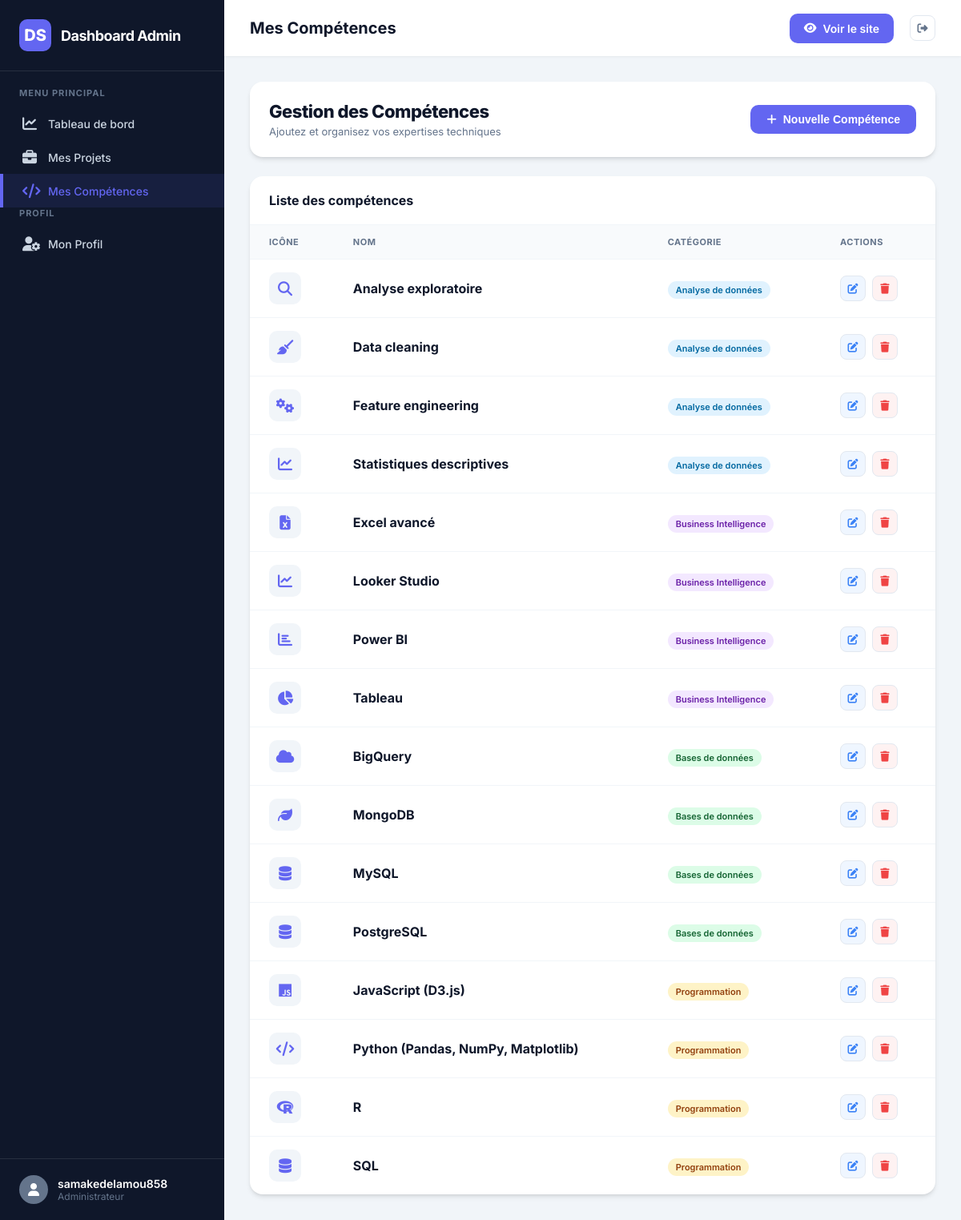
/dashboard/skills/ (signed in), run on an earlier commit of the app's database.
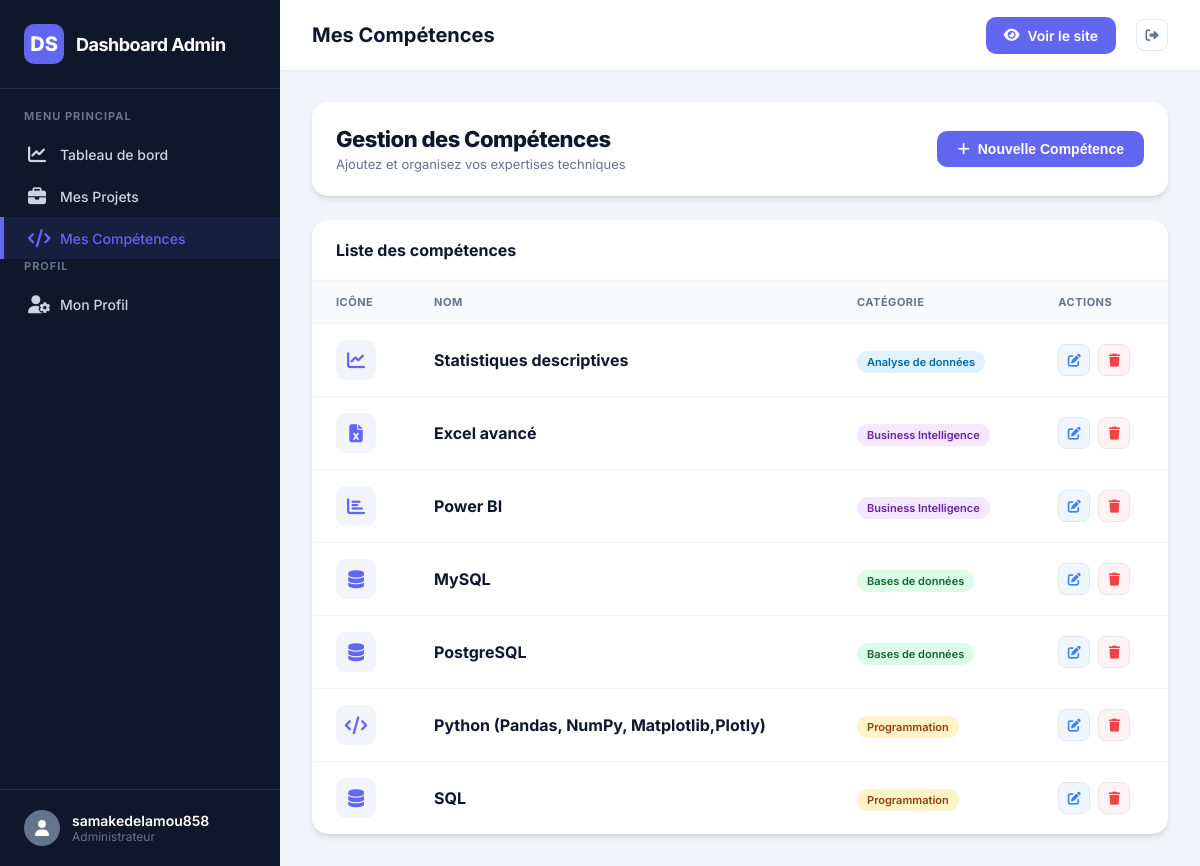
And on a later commit of the database.
### home/models.py (models this page shows, shortened)
class Skill(models.Model):
    CATEGORY_CHOICES = [
        ('analysis', 'Analyse de données'),
        ('programming', 'Programmation'),
        ('database', 'Bases de données'),
        ('bi', 'Business Intelligence'),
    ]
    name = models.CharField(max_length=100)
    category = models.CharField(max_length=20, choices=CATEGORY_CHOICES)
    icon = models.CharField(max_length=50, default="fas fa-chart-line")
    created_at = models.DateTimeField(auto_now_add=True)

### home/views.py (the view)
# urls.py: path('dashboard/skills/', views.manage_skills, name='dashboard_skills'),
@login_required
def manage_skills(request):
    if request.method == 'POST':
        form = SkillForm(request.POST)
        if form.is_valid():
            form.save()
            messages.success(request, "Compétence ajoutée avec succès !")
            return redirect('dashboard_skills')
        else:
            messages.error(request, "Erreur lors de l'ajout de la compétence.")
    else:
        form = SkillForm()
    skills = Skill.objects.all().order_by('category', 'name')
    return render(request, 'home/skill_manage.html', {
        'skills': skills,
        'form': form
    })

### home/templates/home/skill_manage.html (shortened to what this page needs)
{% extends 'home/dashboard_base.html' %}
{% load static %}
{% block header_title %}Mes Compétences{% endblock %}
{% block extra_css %}
<link rel="stylesheet" href="{% static 'home/css/dashboard_projects.css' %}">
{% endblock %}
{% block content %}
<div class="manage-projects-wrapper">
    <div class="page-header">
        <div class="header-info">
            <h2 class="page-title">Gestion des Compétences</h2>
            <p class="page-subtitle">Ajoutez et organisez vos expertises techniques</p>
        </div>
        <button class="btn-primary-dashboard" onclick="document.getElementById('add-skill-modal').style.display='flex'">
            <i class="fas fa-plus"></i> Nouvelle Compétence
        </button>
    </div>
    <div class="content-card">
        <div class="card-header">
            <h3>Liste des compétences</h3>
        </div>
        <div class="table-responsive">
            <table class="modern-table">
                <thead>
                    <tr>
                        <th>Icône</th>
                        <th>Nom</th>
                        <th>Catégorie</th>
                        <th>Actions</th>
                    </tr>
                </thead>
                <tbody>
                    {% for skill in skills %}
                    <tr>
                        <td>
                            <div class="skill-icon-preview">
                                <i class="{{ skill.icon }}"></i>
                            </div>
                        </td>
                        <td><strong>{{ skill.name }}</strong></td>
                        <td>
                            <span class="category-badge badge-{{ skill.category }}">
                                {{ skill.get_category_display }}
                            </span>
                        </td>
                        <td>
                            <div class="table-actions">
                                <a href="{% url 'dashboard_skill_edit' skill.pk %}" class="action-btn edit" title="Modifier">
                                    <i class="fas fa-edit"></i>
                                </a>
                                <a href="{% url 'dashboard_skill_delete' skill.pk %}" class="action-btn delete" title="Supprimer">
                                    <i class="fas fa-trash"></i>
                                </a>
                            </div>
                        </td>
                    </tr>
                    {% endfor %}
                </tbody>
            </table>
        </div>
    </div>
</div>
{% endblock %}

### home/templates/home/dashboard_base.html (shortened to what this page needs)
{% load static %}
<!DOCTYPE html>
<html lang="fr">
<head>
    <link href="https://cdnjs.cloudflare.com/ajax/libs/font-awesome/6.4.0/css/all.min.css" rel="stylesheet">
    {% block extra_css %}{% endblock %}
</head>
<body>
    <div class="dashboard-container">
        <aside class="sidebar" id="sidebar">
            <div class="sidebar-header">
                <div class="logo-box">DS</div>
                <span class="sidebar-title">Dashboard Admin</span>
            </div>
            <nav class="sidebar-nav">
                <div class="nav-label">Menu Principal</div>
                <a href="{% url 'dashboard' %}" class="nav-link {% if request.resolver_match.url_name == 'dashboard' %}active{% endif %}">
                    <i class="fa-solid fa-chart-line"></i>
                    Tableau de bord
                </a>
                <a href="{% url 'dashboard_projects' %}" class="nav-link {% if 'projects' in request.path %}active{% endif %}">
                    <i class="fa-solid fa-briefcase"></i>
                    Mes Projets
                </a>
                <a href="{% url 'dashboard_skills' %}" class="nav-link {% if 'skills' in request.path %}active{% endif %}">
                    <i class="fa-solid fa-code"></i>
                    Mes Compétences
                </a>
                <div class="nav-label">Profil</div>
                <a href="{% url 'dashboard_settings' %}" class="nav-link {% if 'settings' in request.path %}active{% endif %}">
                    <i class="fa-solid fa-user-gear"></i>
                    Mon Profil
                </a>
            </nav>
            <div class="sidebar-footer">
                <a href="{% url 'home' %}" class="user-profile">
                    <div class="user-avatar">
                        <i class="fa-solid fa-user"></i>
                    </div>
                    <div class="user-info">
                        <span class="name">{{ user.username }}</span>
                        <span class="role">Administrateur</span>
                    </div>
                </a>
            </div>
        </aside>
        <main class="main-content">
            <header class="top-header">
                <div class="header-left">
                    <h2 style="font-size: 20px; font-weight: 700;">{% block header_title %}Overview{% endblock %}</h2>
                </div>
                <div class="header-actions">
                    <a href="{% url 'home' %}" class="btn-view-site">
                        <i class="fa-solid fa-eye"></i>
                        Voir le site
                    </a>
                    <form action="{% url 'logout' %}" method="post" style="display: inline;">
                        <button type="submit" class="action-btn" title="Déconnexion">
                            <i class="fa-solid fa-right-from-bracket"></i>
                        </button>
                    </form>
                </div>
            </header>
            <div class="content-body">
                {% block content %}{% endblock %}
            </div>
        </main>
    </div>
</body>
</html>

### home/static/home/css/dashboard_projects.css (style rules this page uses)
.page-header { display: flex; justify-content: space-between; align-items: center; margin-bottom: 24px; background: white; padding: 24px; border-radius: 16px; box-shadow: var(--card-shadow); }
.page-title { font-size: 22px; font-weight: 800; color: var(--dark); letter-spacing: -0.5px; margin: 0; }
.page-subtitle { color: var(--secondary); font-size: 13px; margin-top: 4px; }
.btn-primary-dashboard { background: var(--primary); color: white; border: none; padding: 10px 20px; border-radius: 10px; font-weight: 600; font-size: 14px; display: inline-flex; align-items: center; gap: 8px; cursor: pointer; transition: var(--transition); text-decoration: none; white-space: nowrap; }
.content-card { background: white; border-radius: 16px; box-shadow: var(--card-shadow); overflow: hidden; }
.card-header { padding: 20px 24px; border-bottom: 1px solid #f1f5f9; display: flex; justify-content: space-between; align-items: center; flex-wrap: wrap; gap: 16px; }
.card-header h3 { font-size: 16px; font-weight: 700; color: var(--dark); margin: 0; }
.table-responsive { width: 100%; overflow-x: auto; }
.modern-table { width: 100%; border-collapse: collapse; min-width: 800px; }
.modern-table th { text-align: left; padding: 14px 24px; background: #f8fafc; color: var(--secondary); font-size: 11px; font-weight: 700; text-transform: uppercase; letter-spacing: 0.5px; border-bottom: 1px solid #f1f5f9; }
.modern-table td { padding: 16px 24px; border-bottom: 1px solid #f1f5f9; vertical-align: middle; }
.modern-table tr:last-child td { border-bottom: none; }
.table-actions { display: flex; gap: 8px; }
.action-btn { width: 32px; height: 32px; border-radius: 8px; display: flex; align-items: center; justify-content: center; transition: var(--transition); text-decoration: none; font-size: 13px; }
.action-btn.edit { background: #eff6ff; color: #3b82f6; }
.action-btn.delete { background: #fef2f2; color: #ef4444; }

### home/templates/home/skill_manage.html (style rules this page uses)
.skill-icon-preview { width: 40px; height: 40px; background: #f1f5f9; border-radius: 10px; display: flex; align-items: center; justify-content: center; color: var(--primary); font-size: 18px; }
.category-badge { padding: 4px 10px; border-radius: 20px; font-size: 11px; font-weight: 600; }
.badge-analysis { background: #e0f2fe; color: #0369a1; }
.badge-programming { background: #fef3c7; color: #92400e; }
.badge-database { background: #dcfce7; color: #166534; }
.badge-bi { background: #f3e8ff; color: #6b21a8; }

What changed in the data, as far as the page shows it:
removed Skill: name "Analyse exploratoire", category "Analyse de données"
removed Skill: name "Data cleaning", category "Analyse de données"
removed Skill: name "Feature engineering", category "Analyse de données"
removed Skill: name "Looker Studio", category "Business Intelligence"
removed Skill: name "Tableau", category "Business Intelligence"
removed Skill: name "BigQuery", category "Bases de données"
removed Skill: name "MongoDB", category "Bases de données"
removed Skill: name "JavaScript (D3.js)", category "Programmation"
removed Skill: name "R", category "Programmation"
changed Skill: name "Python (Pandas, NumPy, Matplotlib)" → "Python (Pandas, NumPy, Matplotlib,Plotly)"
